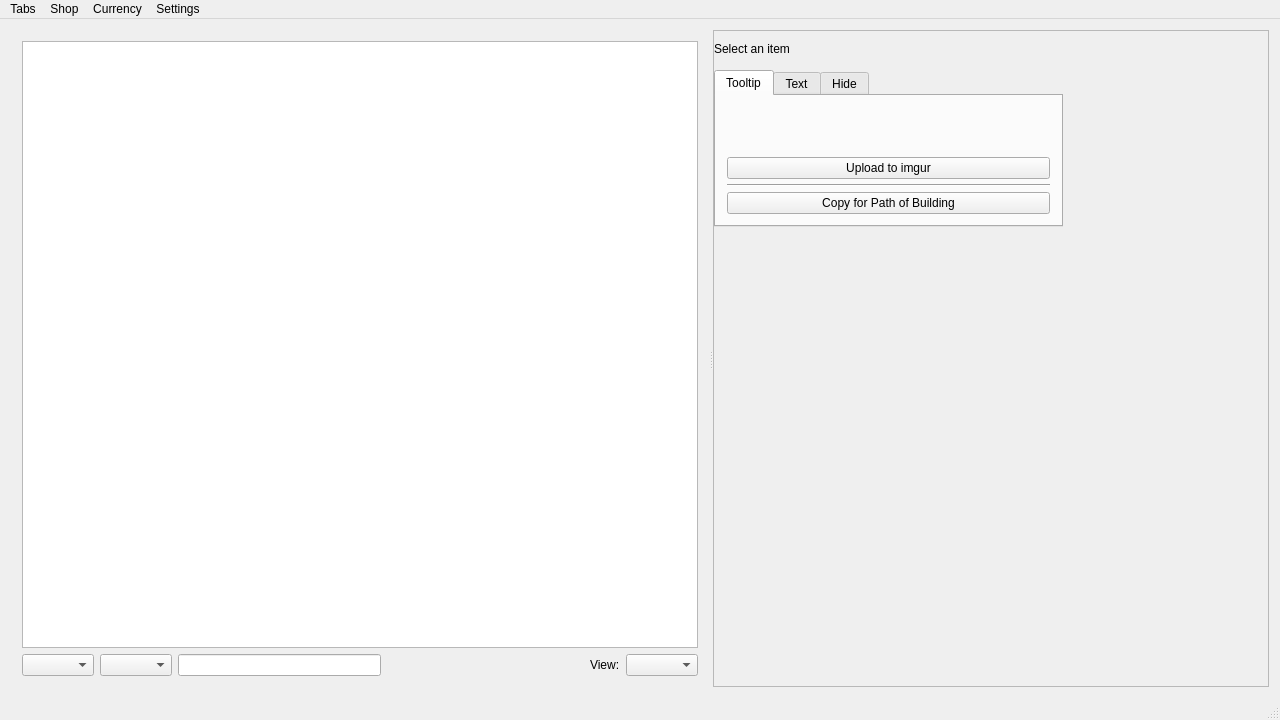
<?xml version="1.0" encoding="UTF-8"?>
<ui version="4.0">
 <class>MainWindow</class>
 <widget class="QMainWindow" name="MainWindow">
  <property name="geometry">
   <rect>
    <x>0</x>
    <y>0</y>
    <width>1280</width>
    <height>720</height>
   </rect>
  </property>
  <property name="windowTitle">
   <string>Acquisition</string>
  </property>
  <widget class="QWidget" name="centralWidget">
   <layout class="QGridLayout" name="gridLayout_2">
    <item row="0" column="0">
     <layout class="QVBoxLayout" name="mainLayout">
      <item>
       <widget class="QSplitter" name="horizontalLayout_2">
        <property name="orientation">
         <enum>Qt::Horizontal</enum>
        </property>
        <widget class="QWidget" name="layoutWidget">
         <layout class="QVBoxLayout" name="itemListAndSearchFormLayout">
          <item>
           <widget class="QTreeView" name="treeView"/>
          </item>
          <item>
           <layout class="QHBoxLayout" name="horizontalLayout">
            <item>
             <widget class="QComboBox" name="buyoutTypeComboBox"/>
            </item>
            <item>
             <widget class="QComboBox" name="buyoutCurrencyComboBox"/>
            </item>
            <item>
             <widget class="QLineEdit" name="buyoutValueLineEdit"/>
            </item>
            <item>
             <spacer name="horizontalSpacer">
              <property name="orientation">
               <enum>Qt::Horizontal</enum>
              </property>
              <property name="sizeHint" stdset="0">
               <size>
                <width>40</width>
                <height>20</height>
               </size>
              </property>
             </spacer>
            </item>
            <item>
             <widget class="QLabel" name="label">
              <property name="text">
               <string>View:</string>
              </property>
             </widget>
            </item>
            <item>
             <widget class="QComboBox" name="viewComboBox"/>
            </item>
           </layout>
          </item>
         </layout>
        </widget>
        <widget class="QScrollArea" name="scrollArea">
         <widget class="QWidget" name="scrollAreaWidgetContents">
          <property name="geometry">
           <rect>
            <x>0</x>
            <y>0</y>
            <width>349</width>
            <height>638</height>
           </rect>
          </property>
          <layout class="QGridLayout" name="gridLayout">
           <property name="leftMargin">
            <number>0</number>
           </property>
           <property name="topMargin">
            <number>11</number>
           </property>
           <property name="rightMargin">
            <number>0</number>
           </property>
           <item row="0" column="0">
            <layout class="QVBoxLayout" name="itemLayout">
             <property name="spacing">
              <number>0</number>
             </property>
             <item>
              <widget class="QWidget" name="widget" native="true">
               <property name="minimumSize">
                <size>
                 <width>250</width>
                 <height>0</height>
                </size>
               </property>
              </widget>
             </item>
             <item>
              <widget class="QLabel" name="nameLabel">
               <property name="text">
                <string>Select an item</string>
               </property>
              </widget>
             </item>
             <item>
              <widget class="QLabel" name="imageLabel"/>
             </item>
             <item>
              <widget class="QTabWidget" name="itemInfoTypeTabs">
               <property name="sizePolicy">
                <sizepolicy hsizetype="Minimum" vsizetype="Maximum">
                 <horstretch>0</horstretch>
                 <verstretch>0</verstretch>
                </sizepolicy>
               </property>
               <property name="currentIndex">
                <number>0</number>
               </property>
               <widget class="QWidget" name="itemInfoTooltip">
                <attribute name="title">
                 <string>Tooltip</string>
                </attribute>
                <layout class="QVBoxLayout" name="itemInfoLayout">
                 <item>
                  <widget class="QWidget" name="itemTooltipWidget" native="true">
                   <property name="sizePolicy">
                    <sizepolicy hsizetype="Preferred" vsizetype="Minimum">
                     <horstretch>0</horstretch>
                     <verstretch>0</verstretch>
                    </sizepolicy>
                   </property>
                   <layout class="QVBoxLayout" name="itemTooltipLayout">
                    <property name="spacing">
                     <number>0</number>
                    </property>
                    <property name="leftMargin">
                     <number>0</number>
                    </property>
                    <property name="topMargin">
                     <number>0</number>
                    </property>
                    <property name="rightMargin">
                     <number>0</number>
                    </property>
                    <property name="bottomMargin">
                     <number>0</number>
                    </property>
                    <item>
                     <widget class="QWidget" name="itemHeaderWidget" native="true">
                      <property name="sizePolicy">
                       <sizepolicy hsizetype="Expanding" vsizetype="Fixed">
                        <horstretch>0</horstretch>
                        <verstretch>0</verstretch>
                       </sizepolicy>
                      </property>
                      <layout class="QHBoxLayout" name="itemHeaderLayout">
                       <property name="spacing">
                        <number>0</number>
                       </property>
                       <property name="leftMargin">
                        <number>0</number>
                       </property>
                       <property name="topMargin">
                        <number>0</number>
                       </property>
                       <property name="rightMargin">
                        <number>0</number>
                       </property>
                       <property name="bottomMargin">
                        <number>0</number>
                       </property>
                       <item>
                        <widget class="QLabel" name="itemHeaderLeft">
                         <property name="sizePolicy">
                          <sizepolicy hsizetype="Fixed" vsizetype="Fixed">
                           <horstretch>0</horstretch>
                           <verstretch>0</verstretch>
                          </sizepolicy>
                         </property>
                         <property name="text">
                          <string/>
                         </property>
                        </widget>
                       </item>
                       <item>
                        <widget class="QWidget" name="itemNameContainerWidget" native="true">
                         <property name="sizePolicy">
                          <sizepolicy hsizetype="Expanding" vsizetype="Fixed">
                           <horstretch>0</horstretch>
                           <verstretch>0</verstretch>
                          </sizepolicy>
                         </property>
                         <layout class="QVBoxLayout" name="itemNameContainer">
                          <property name="spacing">
                           <number>0</number>
                          </property>
                          <property name="leftMargin">
                           <number>0</number>
                          </property>
                          <property name="topMargin">
                           <number>0</number>
                          </property>
                          <property name="rightMargin">
                           <number>0</number>
                          </property>
                          <property name="bottomMargin">
                           <number>0</number>
                          </property>
                          <item>
                           <widget class="QLabel" name="itemNameFirstLine">
                            <property name="text">
                             <string/>
                            </property>
                           </widget>
                          </item>
                          <item>
                           <widget class="QLabel" name="itemNameSecondLine">
                            <property name="text">
                             <string/>
                            </property>
                           </widget>
                          </item>
                         </layout>
                        </widget>
                       </item>
                       <item>
                        <widget class="QLabel" name="itemHeaderRight">
                         <property name="sizePolicy">
                          <sizepolicy hsizetype="Fixed" vsizetype="Fixed">
                           <horstretch>0</horstretch>
                           <verstretch>0</verstretch>
                          </sizepolicy>
                         </property>
                         <property name="text">
                          <string/>
                         </property>
                        </widget>
                       </item>
                      </layout>
                     </widget>
                    </item>
                    <item>
                     <widget class="QLabel" name="propertiesLabel">
                      <property name="maximumSize">
                       <size>
                        <width>16777215</width>
                        <height>16777215</height>
                       </size>
                      </property>
                      <property name="wordWrap">
                       <bool>true</bool>
                      </property>
                     </widget>
                    </item>
                   </layout>
                  </widget>
                 </item>
                 <item>
                  <widget class="QWidget" name="itemButtonsWidget" native="true">
                   <property name="sizePolicy">
                    <sizepolicy hsizetype="Preferred" vsizetype="Minimum">
                     <horstretch>0</horstretch>
                     <verstretch>0</verstretch>
                    </sizepolicy>
                   </property>
                   <layout class="QVBoxLayout" name="itemButtonsLayout">
                    <property name="spacing">
                     <number>5</number>
                    </property>
                    <property name="leftMargin">
                     <number>0</number>
                    </property>
                    <property name="topMargin">
                     <number>0</number>
                    </property>
                    <property name="rightMargin">
                     <number>0</number>
                    </property>
                    <property name="bottomMargin">
                     <number>0</number>
                    </property>
                    <item>
                     <widget class="QPushButton" name="uploadTooltipButton">
                      <property name="text">
                       <string>Upload to imgur</string>
                      </property>
                     </widget>
                    </item>
                    <item>
                     <widget class="Line" name="pobButtonLine">
                      <property name="orientation">
                       <enum>Qt::Horizontal</enum>
                      </property>
                     </widget>
                    </item>
                    <item>
                     <widget class="QPushButton" name="pobTooltipButton">
                      <property name="text">
                       <string>Copy for Path of Building</string>
                      </property>
                     </widget>
                    </item>
                   </layout>
                  </widget>
                 </item>
                </layout>
               </widget>
               <widget class="QWidget" name="itemInfoText">
                <attribute name="title">
                 <string>Text</string>
                </attribute>
                <layout class="QVBoxLayout" name="verticalLayout">
                 <item>
                  <widget class="QLabel" name="itemTextTooltip">
                   <property name="sizePolicy">
                    <sizepolicy hsizetype="Minimum" vsizetype="Maximum">
                     <horstretch>0</horstretch>
                     <verstretch>0</verstretch>
                    </sizepolicy>
                   </property>
                   <property name="text">
                    <string/>
                   </property>
                  </widget>
                 </item>
                </layout>
               </widget>
               <widget class="QWidget" name="tab">
                <attribute name="title">
                 <string>Hide</string>
                </attribute>
               </widget>
              </widget>
             </item>
             <item>
              <spacer name="verticalSpacer">
               <property name="orientation">
                <enum>Qt::Vertical</enum>
               </property>
               <property name="sizeHint" stdset="0">
                <size>
                 <width>20</width>
                 <height>40</height>
                </size>
               </property>
              </spacer>
             </item>
             <item>
              <widget class="QLabel" name="locationLabel"/>
             </item>
             <item>
              <widget class="QLabel" name="minimapLabel"/>
             </item>
            </layout>
           </item>
          </layout>
         </widget>
        </widget>
       </widget>
      </item>
     </layout>
    </item>
   </layout>
  </widget>
  <widget class="QMenuBar" name="menuBar">
   <property name="geometry">
    <rect>
     <x>0</x>
     <y>0</y>
     <width>1280</width>
     <height>20</height>
    </rect>
   </property>
   <widget class="QMenu" name="menuShop">
    <property name="title">
     <string>Shop</string>
    </property>
    <addaction name="actionSetShopThreads"/>
    <addaction name="actionEditShopTemplate"/>
    <addaction name="actionCopyShopToClipboard"/>
    <addaction name="actionUpdateShops"/>
    <addaction name="actionSetAutomaticallyShopUpdate"/>
    <addaction name="actionUpdatePOESESSID"/>
   </widget>
   <widget class="QMenu" name="menuTabs">
    <property name="title">
     <string>Tabs</string>
    </property>
    <addaction name="actionRefreshCheckedTabs"/>
    <addaction name="actionRefreshAllTabs"/>
    <addaction name="separator"/>
    <addaction name="actionSetAutomaticTabRefresh"/>
    <addaction name="actionSetTabRefreshInterval"/>
   </widget>
   <widget class="QMenu" name="menuCurrency">
    <property name="title">
     <string>Currency</string>
    </property>
    <addaction name="actionListCurrency"/>
    <addaction name="actionExportCurrency"/>
   </widget>
   <widget class="QMenu" name="menuSettings">
    <property name="title">
     <string>Settings</string>
    </property>
    <widget class="QMenu" name="menuTheme">
     <property name="title">
      <string>Theme</string>
     </property>
     <addaction name="actionSetDarkTheme"/>
     <addaction name="actionSetLightTheme"/>
     <addaction name="actionSetDefaultTheme"/>
    </widget>
    <widget class="QMenu" name="menuLogging">
     <property name="title">
      <string>Logging</string>
     </property>
     <addaction name="actionLoggingOFF"/>
     <addaction name="actionLoggingFATAL"/>
     <addaction name="actionLoggingERROR"/>
     <addaction name="actionLoggingWARN"/>
     <addaction name="actionLoggingINFO"/>
     <addaction name="actionLoggingDEBUG"/>
     <addaction name="actionLoggingTRACE"/>
    </widget>
    <widget class="QMenu" name="menuOAuth">
     <property name="title">
      <string>OAuth</string>
     </property>
     <addaction name="actionShowOAuthToken"/>
     <addaction name="actionRefreshOAuthToken"/>
    </widget>
    <addaction name="menuTheme"/>
    <addaction name="menuLogging"/>
    <addaction name="menuOAuth"/>
   </widget>
   <addaction name="menuTabs"/>
   <addaction name="menuShop"/>
   <addaction name="menuCurrency"/>
   <addaction name="menuSettings"/>
  </widget>
  <widget class="QStatusBar" name="statusBar"/>
  <action name="actionSetShopThreads">
   <property name="enabled">
    <bool>true</bool>
   </property>
   <property name="text">
    <string>Set Shop Threads</string>
   </property>
  </action>
  <action name="actionCopyShopToClipboard">
   <property name="enabled">
    <bool>true</bool>
   </property>
   <property name="text">
    <string>Copy shop data to clipboard</string>
   </property>
  </action>
  <action name="actionSetAutomaticTabRefresh">
   <property name="checkable">
    <bool>true</bool>
   </property>
   <property name="checked">
    <bool>false</bool>
   </property>
   <property name="text">
    <string>Auto refresh checked tabs</string>
   </property>
  </action>
  <action name="actionSetTabRefreshInterval">
   <property name="text">
    <string>Auto refresh interval...</string>
   </property>
  </action>
  <action name="actionRefreshAllTabs">
   <property name="text">
    <string>Refresh all tabs</string>
   </property>
  </action>
  <action name="actionUpdateShops">
   <property name="enabled">
    <bool>true</bool>
   </property>
   <property name="text">
    <string>Update shop thread at forums</string>
   </property>
  </action>
  <action name="actionSetAutomaticallyShopUpdate">
   <property name="checkable">
    <bool>true</bool>
   </property>
   <property name="checked">
    <bool>false</bool>
   </property>
   <property name="enabled">
    <bool>true</bool>
   </property>
   <property name="text">
    <string>Automatically update shop</string>
   </property>
  </action>
  <action name="actionEditShopTemplate">
   <property name="enabled">
    <bool>true</bool>
   </property>
   <property name="text">
    <string>Edit Shop Template</string>
   </property>
  </action>
  <action name="actionListCurrency">
   <property name="text">
    <string>List currency...</string>
   </property>
  </action>
  <action name="actionExportCurrency">
   <property name="text">
    <string>Export to CSV...</string>
   </property>
  </action>
  <action name="actionRefreshCheckedTabs">
   <property name="text">
    <string>Refresh checked tabs</string>
   </property>
  </action>
  <action name="actionSetDarkTheme">
   <property name="checkable">
    <bool>true</bool>
   </property>
   <property name="text">
    <string>Dark</string>
   </property>
  </action>
  <action name="actionSetLightTheme">
   <property name="checkable">
    <bool>true</bool>
   </property>
   <property name="text">
    <string>Light</string>
   </property>
  </action>
  <action name="actionRefresh_Mod_List">
   <property name="text">
    <string>Refresh Mod List</string>
   </property>
  </action>
  <action name="actionSetDefaultTheme">
   <property name="checkable">
    <bool>true</bool>
   </property>
   <property name="text">
    <string>Default</string>
   </property>
  </action>
  <action name="actionUpdatePOESESSID">
   <property name="text">
    <string>Update POESESSID</string>
   </property>
  </action>
  <action name="actionLoggingOFF">
   <property name="checkable">
    <bool>true</bool>
   </property>
   <property name="text">
    <string>OFF</string>
   </property>
  </action>
  <action name="actionLoggingFATAL">
   <property name="checkable">
    <bool>true</bool>
   </property>
   <property name="text">
    <string>FATAL</string>
   </property>
  </action>
  <action name="actionLoggingERROR">
   <property name="checkable">
    <bool>true</bool>
   </property>
   <property name="text">
    <string>ERROR</string>
   </property>
  </action>
  <action name="actionLoggingWARN">
   <property name="checkable">
    <bool>true</bool>
   </property>
   <property name="text">
    <string>WARN</string>
   </property>
  </action>
  <action name="actionLoggingINFO">
   <property name="checkable">
    <bool>true</bool>
   </property>
   <property name="text">
    <string>INFO</string>
   </property>
  </action>
  <action name="actionLoggingDEBUG">
   <property name="checkable">
    <bool>true</bool>
   </property>
   <property name="text">
    <string>DEBUG</string>
   </property>
  </action>
  <action name="actionLoggingTRACE">
   <property name="checkable">
    <bool>true</bool>
   </property>
   <property name="text">
    <string>TRACE</string>
   </property>
  </action>
  <action name="actionShowOAuthToken">
   <property name="text">
    <string>Show Token</string>
   </property>
  </action>
  <action name="actionRefreshOAuthToken">
   <property name="text">
    <string>Refresh Token</string>
   </property>
  </action>
 </widget>
 <layoutdefault spacing="6" margin="11"/>
 <resources/>
 <connections/>
</ui>
